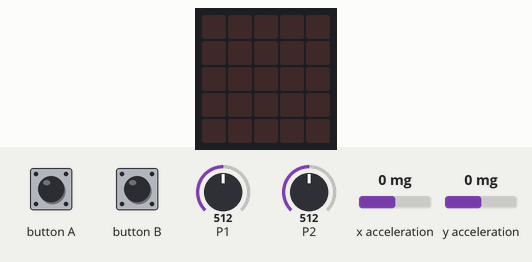
The program below on a simulated BBC micro:bit running MicroPython. On the bench: the board's 5×5 LED display. Inputs (shaded band) come from the test bench; at power-on: P1 = 512, P2 = 512, x acceleration 0 mg, y acceleration 0 mg (analog values on the 0–1023 scale).

Above: at 1.2 s.
1.3 s: button A pressed for 0.15 s
At 2.2 s:
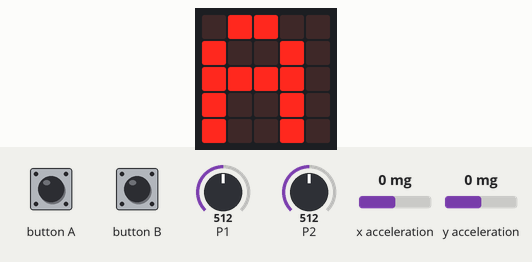
2.9 s: button B pressed for 0.15 s
At 4.0 s:
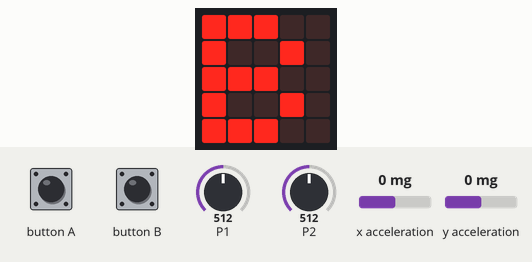
4.5 s: button A pressed for 1 s
At 5.1 s:
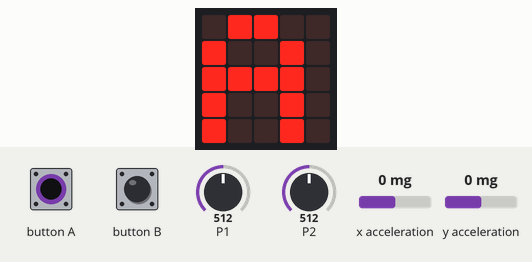
7.0 s: button B pressed for 1 s
At 8.1 s:
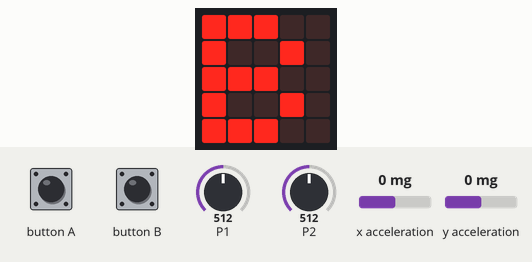
Timing chart, 0 to 10.0 s (numbered marks = the images above; inputs shaded):
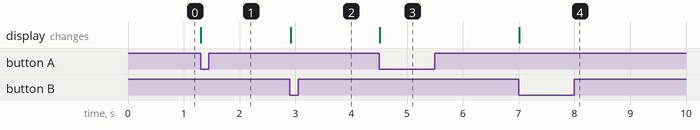

The program:

GLOVE-i_hardware.py
```python
from microbit import *
import math

def midiNoteOn(chan, n, vel):
    MIDI_NOTE_ON = 0x90
    if chan > 15:
        return
    if n > 127:
        return
    if vel > 127:
        return
    msg = bytes([MIDI_NOTE_ON | chan, n, vel])
    uart.write(msg)

def midiNoteOff(chan, n, vel):
    MIDI_NOTE_OFF = 0x80
    if chan > 15:
        return
    if n > 127:
        return
    if vel > 127:
        return
    msg = bytes([MIDI_NOTE_OFF | chan, n, vel])
    uart.write(msg)

def midiControlChange(chan, n, value):
    MIDI_CC = 0xB0
    if chan > 15:
        return
    if n > 127:
        return
    if value > 127:
        return
    msg = bytes([MIDI_CC | chan, n, value])
    uart.write(msg)

def Start():
    uart.init(baudrate=31250, bits=8, parity=None, stop=1, tx=pin0)

Start()
CHANNEL = 2
lastA = False
lastB = False
lastC = False
BUTTON_A_NOTE = 1
BUTTON_B_NOTE = 2
last_tilt_y = 0
last_tilt_x = 0
last_force_sensor = 0
last_flex_sensor = 0
while True:
    force_sensor = pin2.read_analog()
    if last_force_sensor != force_sensor:
        force_sensor_midi = math.floor(force_sensor / 1024 * 127)
        if force_sensor_midi < 127:
            midiControlChange(CHANNEL, 23, force_sensor_midi)
    last_force_sensor = force_sensor
    flex_sensor = pin1.read_analog()
    if last_flex_sensor != flex_sensor:
        flex_sensor_midi = math.floor(flex_sensor / 1024 * 127)
        if force_sensor_midi < 127:
            midiControlChange(CHANNEL, 24, flex_sensor_midi)
    last_flex_sensor = flex_sensor

    a = button_a.is_pressed()
    b = button_b.is_pressed()
    if a is True and lastA is False:
        midiNoteOn(CHANNEL, BUTTON_A_NOTE, 127)
        display.show("A")
    if b is True and lastB is False:
        midiNoteOn(CHANNEL, BUTTON_B_NOTE, 127)
        display.show("B")
    elif b is False and lastB is True:
        midiNoteOff(CHANNEL, BUTTON_B_NOTE, 127)
        display.clear

    lastA = a
    lastB = b
    current_tilt_x = accelerometer.get_x()
    current_tilt_y = accelerometer.get_y()
    if current_tilt_y != last_tilt_y:
        mod_y = math.floor(math.fabs(((current_tilt_y + 1024) / 2048 * 127)))
        midiControlChange(CHANNEL, 22, mod_y)
        last_tilt_y = current_tilt_y
    sleep(10)
    if current_tilt_x != last_tilt_x:
        mod_x = math.floor(math.fabs(((current_tilt_x + 1024) / 2048 * 127)))
        midiControlChange(CHANNEL, 21, mod_x)
        last_tilt_x = current_tilt_x
    sleep(10)
```

Measured:
- after the input at 1.3 s, the display: changes at once (image 1)
- after the input at 2.9 s, the display: changes at once (image 2)
- after the input at 4.5 s, the display: changes at once (image 3)
- after the input at 7.0 s, the display: changes at once (image 4)
